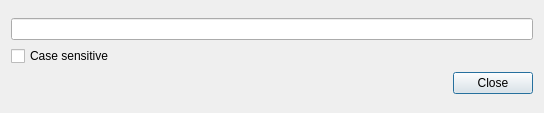
<?xml version="1.0" encoding="UTF-8"?>
<ui version="4.0">
 <class>FilterSongsDialog</class>
 <widget class="QDialog" name="FilterSongsDialog">
  <property name="windowModality">
   <enum>Qt::WindowModal</enum>
  </property>
  <property name="geometry">
   <rect>
    <x>0</x>
    <y>0</y>
    <width>544</width>
    <height>113</height>
   </rect>
  </property>
  <property name="sizePolicy">
   <sizepolicy hsizetype="Preferred" vsizetype="Preferred">
    <horstretch>1</horstretch>
    <verstretch>1</verstretch>
   </sizepolicy>
  </property>
  <property name="minimumSize">
   <size>
    <width>400</width>
    <height>0</height>
   </size>
  </property>
  <property name="maximumSize">
   <size>
    <width>16777215</width>
    <height>113</height>
   </size>
  </property>
  <property name="windowTitle">
   <string>Filter songs...</string>
  </property>
  <property name="modal">
   <bool>true</bool>
  </property>
  <layout class="QGridLayout" name="gridLayout">
   <item row="0" column="0">
    <layout class="QVBoxLayout" name="verticalLayout">
     <property name="sizeConstraint">
      <enum>QLayout::SetDefaultConstraint</enum>
     </property>
     <item>
      <widget class="QLineEdit" name="filterSongsEdit">
       <property name="styleSheet">
        <string notr="true"/>
       </property>
       <property name="clearButtonEnabled">
        <bool>true</bool>
       </property>
      </widget>
     </item>
     <item>
      <widget class="QCheckBox" name="caseSensitiveCB">
       <property name="text">
        <string>Case sensitive</string>
       </property>
      </widget>
     </item>
     <item>
      <widget class="QDialogButtonBox" name="buttonBox">
       <property name="orientation">
        <enum>Qt::Horizontal</enum>
       </property>
       <property name="standardButtons">
        <set>QDialogButtonBox::Close</set>
       </property>
      </widget>
     </item>
    </layout>
   </item>
  </layout>
 </widget>
 <resources/>
 <connections>
  <connection>
   <sender>buttonBox</sender>
   <signal>accepted()</signal>
   <receiver>FilterSongsDialog</receiver>
   <slot>accept()</slot>
   <hints>
    <hint type="sourcelabel">
     <x>248</x>
     <y>254</y>
    </hint>
    <hint type="destinationlabel">
     <x>157</x>
     <y>274</y>
    </hint>
   </hints>
  </connection>
  <connection>
   <sender>buttonBox</sender>
   <signal>rejected()</signal>
   <receiver>FilterSongsDialog</receiver>
   <slot>reject()</slot>
   <hints>
    <hint type="sourcelabel">
     <x>316</x>
     <y>260</y>
    </hint>
    <hint type="destinationlabel">
     <x>286</x>
     <y>274</y>
    </hint>
   </hints>
  </connection>
 </connections>
 <slots>
  <slot>caseSensitiveCBToggled(bool)</slot>
 </slots>
</ui>
